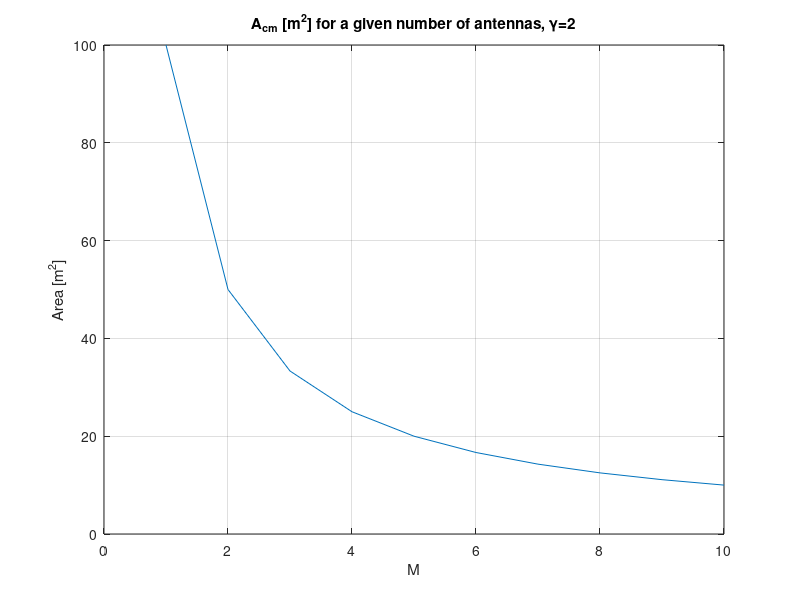
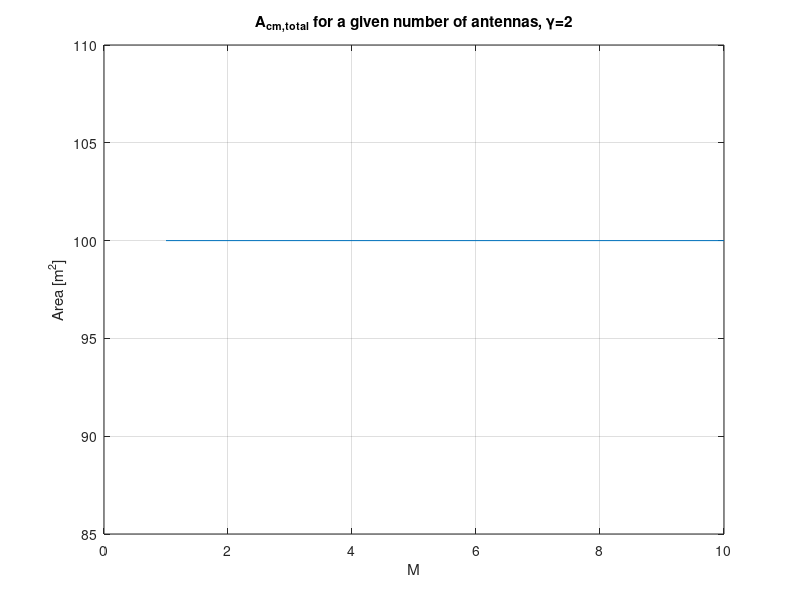
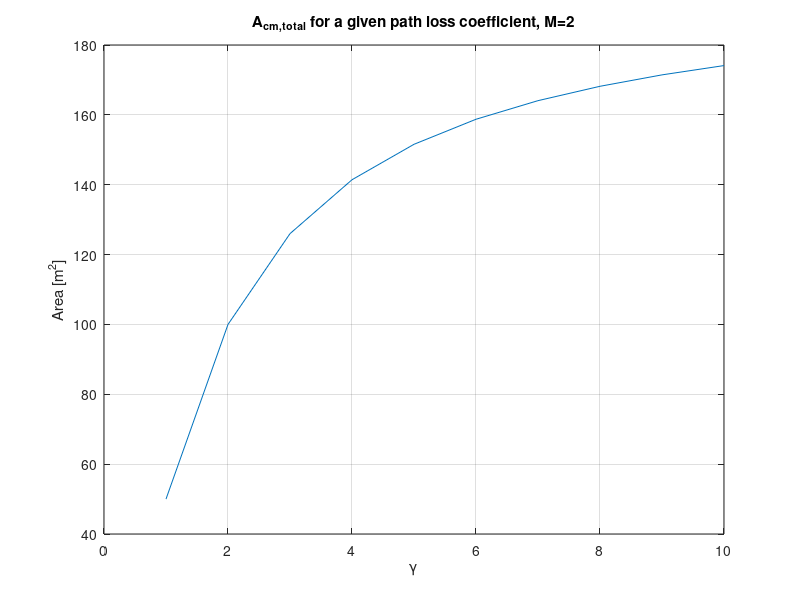
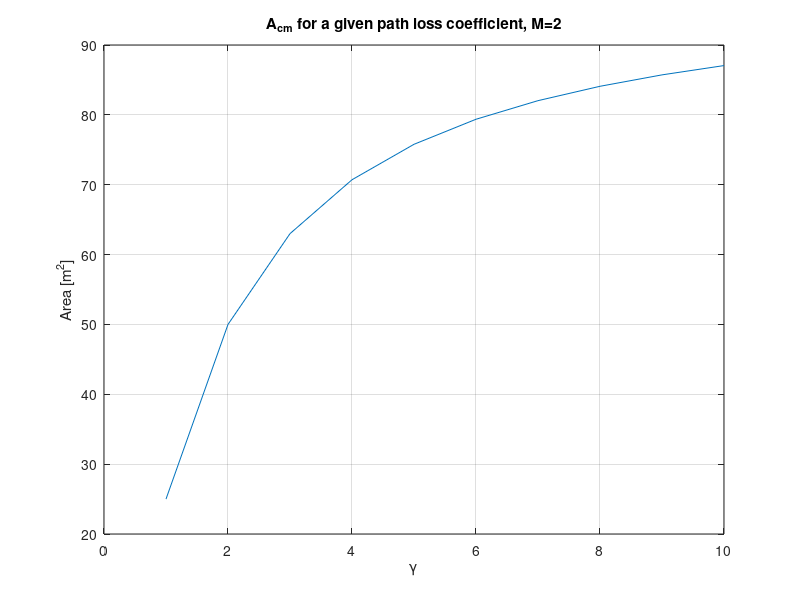

MATLAB code for these plots, in order:
close all
clear all

gamma = 2;
A_c = 100; % just picked a random number
C = 1; % dont know this shit yet
M = 1:1:10;

A_cm = (A_c .* M.^-(2/gamma));
A_cmtot = A_cm .* M;

figure()
plot(M,A_cm); grid on;
title('A_{cm} [m^2] for a given number of antennas, \gamma=2');
xlabel('M');
ylabel('Area [m^2]');

figure()
plot(M,A_cmtot); grid on;
title('A_{cm,total} for a given number of antennas, \gamma=2');
xlabel('M');
ylabel('Area [m^2]');


%% 
gamma = 1:1:10;
M = 2;
x = M.^(1-2./gamma)*A_c;

figure()
plot(gamma,x); grid on;
title('A_{cm,total} for a given path loss coefficient, M=2');
xlabel('\gamma');
ylabel('Area [m^2]');

%%
gamma = 1:1:10;
M = 2;
x = M.^-(2./gamma)*A_c;

figure()
plot(gamma,x); grid on;
title('A_{cm} for a given path loss coefficient, M=2');
xlabel('\gamma');
ylabel('Area [m^2]');


%%
for gamma=5:1:25
    for M=1:1:10
        A_cmtot2(gamma-4,M)=M.^(-2./(gamma/5)).*M*A_c;
    end
end

gamma=1:0.2:5;
M=1:1:10;
figure(); grid on;
mesh(M,gamma,A_cmtot2)
title('A_{cm,total} for a given path loss coeff. and number of antennas');
ylabel('\gamma');
xlabel('M');
zlabel('Area [m^2]');